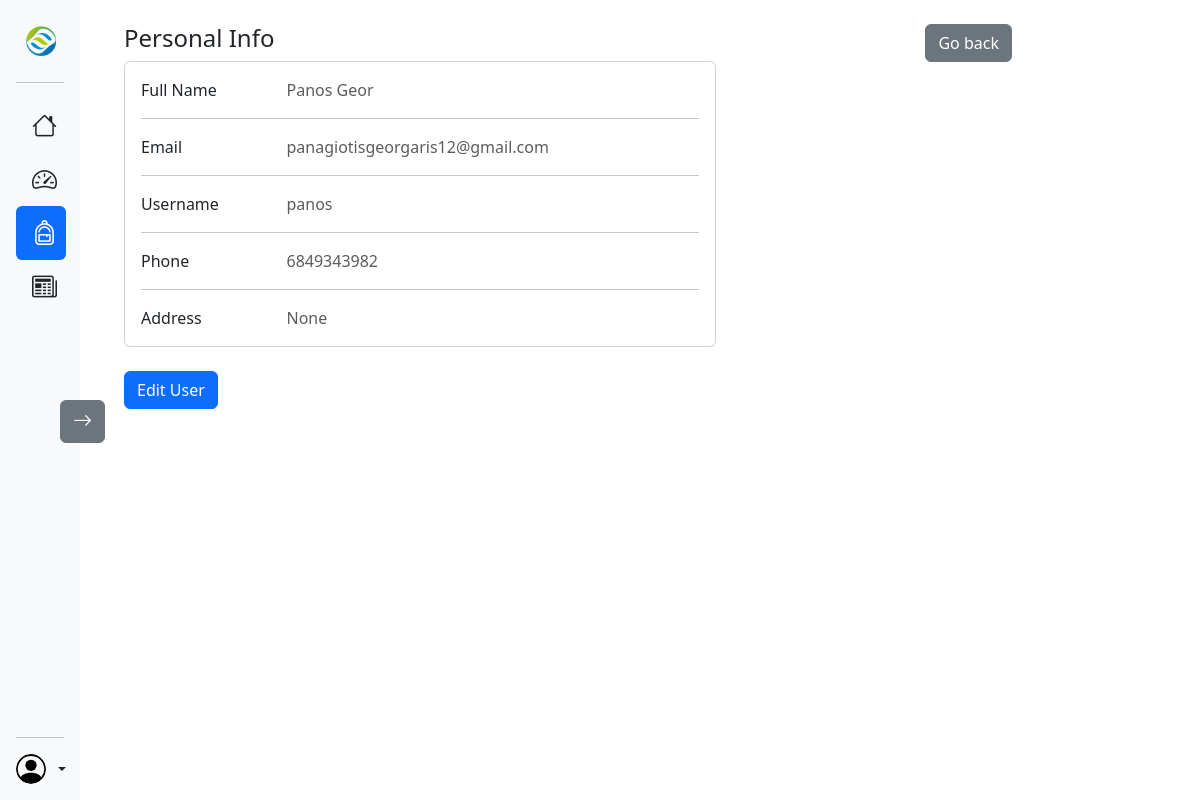
Screenshot of /manager/manageuser/1 with the database file from the repository.
### accounts/models.py (models this page shows)
class SchoolUser(AbstractUser):
  id = models.AutoField(primary_key=True)
  first_name = models.CharField(max_length=100)
  last_name = models.CharField(max_length=100)
  birthdate = models.DateField(blank=True, auto_now_add=False, null=True)
  age = models.CharField(blank=True, max_length=2, null= True)
  role = models.CharField(max_length=20, choices={'Teacher':'Teacher', 'Student':'Student', 'Manager':'Manager'})
  phone_number = models.CharField(max_length=10)
  address = models.CharField(max_length=100, null=True)

### accounts/views.py (the view)
# urls.py: path('manager/manageuser/<int:id>', views.UserDetails, name='User_Details'),
def UserDetails(request, id):
  user = get_object_or_404(SchoolUser, id=id)
  return render(request, 'manageusers/details.html', {'user':user})

### accounts/templates/manageusers/details.html (shortened to what this page needs)
{% extends 'managerDash.html' %}
{% load static %}
{% block content %}
<div class="container p-4 main-content">
  <button onclick="goBackAndRefresh();" class="btn btn-secondary float-end">Go back</button>
  <div class="col-lg-8">
    <h4>Personal Info</h4>
    <div class="card mb-4">
      <div class="card-body">
        <div class="row">
          <div class="col-sm-3">
            <p class="mb-0">Full Name</p>
          </div>
          <div class="col-sm-9">
            <p class="text-muted mb-0">{{user.first_name}} {{user.last_name}}</p>
          </div>
        </div>
        <hr>
        <div class="row">
          <div class="col-sm-3">
            <p class="mb-0">Email</p>
          </div>
          <div class="col-sm-9">
            <p class="text-muted mb-0">{{user.email}}</p>
          </div>
        </div>
        <hr>
        <div class="row">
          <div class="col-sm-3">
            <p class="mb-0">Username</p>
          </div>
          <div class="col-sm-9">
            <p class="text-muted mb-0">{{user.username}}</p>
          </div>
        </div>
        <hr>
        <div class="row">
          <div class="col-sm-3">
            <p class="mb-0">Phone</p>
          </div>
          <div class="col-sm-9">
            <p class="text-muted mb-0">{{user.phone_number}}</p>
          </div>
        </div>
        <hr>
        <div class="row">
          <div class="col-sm-3">
            <p class="mb-0">Address</p>
          </div>
          <div class="col-sm-9">
            <p class="text-muted mb-0">{{user.address}}</p>
          </div>
        </div>
      </div>
    </div>
</div>
<a href="{% url 'accounts:Edit_User' user.id %}" class="btn btn-primary">Edit User</a>
{% endblock %}

### dashboard/static/css/style.css (style rules this page uses)
.main-content { width:78%; margin-left: 290px; z-index:-1; }

### rows the page displays
SchoolUser: first_name "Panos", last_name "Geor", email "panagiotisgeorgaris12@gmail.com", username "panos", phone_number "6849343982", address "None"
